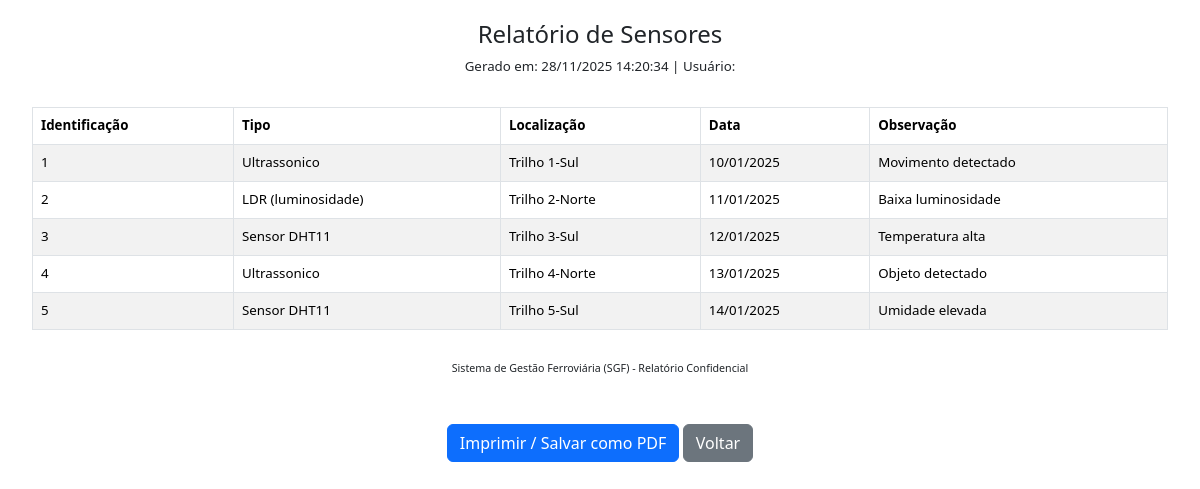
Page /public/relatorio_gerar.php?tipo=sensores&formato=html on the committed database.
### tables this page shows
CREATE TABLE IF NOT EXISTS sensores (
    idsensores INT PRIMARY KEY NOT NULL AUTO_INCREMENT,
    tipo_sensor ENUM('Ultrassonico', 'LDR (luminosidade)', 'Sensor DHT11') NOT NULL,
    localizacao_sensor ENUM(
        'Trilho 1-Sul', 'Trilho 1-Norte',
        'Trilho 2-Sul', 'Trilho 2-Norte',
        'Trilho 3-Sul', 'Trilho 3-Norte',
        'Trilho 4-Sul', 'Trilho 4-Norte',
        'Trilho 5-Sul', 'Trilho 5-Norte',
        'Trilho 6-Sul', 'Trilho 6-Norte'
    ) NOT NULL,
    data_sensor DATE NOT NULL,
    observacao_sensor VARCHAR(87) NOT NULL
);

### public/relatorio_gerar.php (the view, shortened to what this page needs)
<?php
require_once __DIR__ . '/../db/conn.php';
$tipo_relatorio = $_GET['tipo'] ?? '';
$formato = $_GET['formato'] ?? 'html';
function gerar_dados_relatorio($conn, $tipo)
{
    $dados = ['titulo' => '', 'colunas' => [], 'registros' => []];
    switch ($tipo) {
        case 'sensores':
            $dados['titulo'] = "Relatório de Sensores";
            $dados['colunas'] = ['Identificação', 'Tipo', 'Localização', 'Data', 'Observação'];
            $sql = "SELECT
                        idsensores, tipo_sensor, localizacao_sensor, data_sensor, observacao_sensor
                    FROM sensores
                    ORDER BY idsensores ASC";
            $result = mysqli_query($conn, $sql);
            while ($row = mysqli_fetch_assoc($result)) {
                $dados['registros'][] = [
                    $row['idsensores'],
                    ucfirst($row['tipo_sensor']),
                    $row['localizacao_sensor'],
                    date('d/m/Y', strtotime($row['data_sensor'])),
                    $row['observacao_sensor'],
                ];
            }
            break;
    }
    return $dados;
}
function gerar_html_relatorio($dados)
{
    $html = '
    <!DOCTYPE html>
    <html lang="pt-BR">
    <head>
        <meta charset="UTF-8">
        <meta name="viewport" content="width=device-width, initial-scale=1.0">
        <title>' . htmlspecialchars($dados['titulo']) . '</title>
        <link href="https://cdn.jsdelivr.net/npm/bootstrap@5.3.3/dist/css/bootstrap.min.css" rel="stylesheet">
        <style>
            body { font-size: 10pt; padding: 20px; }
            .header { text-align: center; margin-bottom: 30px; }
            .header h1 { font-size: 18pt; }
            .header p { font-size: 10pt; }
            table { width: 100%; border-collapse: collapse; margin-top: 20px; }
            th, td { border: 1px solid #dee2e6; padding: 8px; text-align: left; }
            th { background-color: #f8f9fa; }
            .footer { margin-top: 30px; font-size: 8pt; text-align: center; }
            @media print {
                .btn { display: none; }
            }
        </style>
    </head>
    <body>
        <div class="header">
            <h1>' . htmlspecialchars($dados['titulo']) . '</h1>
            <p>Gerado em: ' . date('d/m/Y H:i:s') . ' | Usuário: ' . htmlspecialchars($_SESSION['nome_usuario']) . '</p>
        </div>
        <div class="container-fluid">
            <table class="table table-striped table-bordered">
                <thead>
                    <tr>';
    foreach ($dados['colunas'] as $coluna) {
        $html .= '<th>' . htmlspecialchars($coluna) . '</th>';
    }
    $html .= '
                    </tr>
                </thead>
                <tbody>';
    if (empty($dados['registros'])) {
        $html .= '<tr><td colspan="' . count($dados['colunas']) . '" class="text-center">Nenhum registro encontrado.</td></tr>';
    } else {
        foreach ($dados['registros'] as $registro) {
            $html .= '<tr>';
            foreach ($registro as $valor) {
                $html .= '<td>' . htmlspecialchars($valor) . '</td>';
            }
            $html .= '</tr>';
        }
    }
    $html .= '
                </tbody>
            </table>
        </div>
        <div class="footer">
            Sistema de Gestão Ferroviária (SGF) - Relatório Confidencial
        </div>
        <div class="text-center mt-5">
            <button class="btn btn-primary" onclick="window.print()">Imprimir / Salvar como PDF</button>
            <a href="relatorios.php" class="btn btn-secondary">Voltar</a>
        </div>
    </body>
    </html>';
    return $html;
}
$dados_relatorio = gerar_dados_relatorio($conn, $tipo_relatorio);
$html_content = gerar_html_relatorio($dados_relatorio);
if ($formato == 'html') {
    echo $html_content;
} else {
    $_SESSION['erro_relatorio'] = "Formato de relatório inválido.";
    header("Location: relatorios.php");
    exit;
}
exit;

### public/relatorio_gerar.php (style rules this page uses)
body { font-size: 10pt; padding: 20px; }
.header { text-align: center; margin-bottom: 30px; }
.header h1 { font-size: 18pt; }
.header p { font-size: 10pt; }
table { width: 100%; border-collapse: collapse; margin-top: 20px; }
th, td { border: 1px solid #dee2e6; padding: 8px; text-align: left; }
th { background-color: #f8f9fa; }
.footer { margin-top: 30px; font-size: 8pt; text-align: center; }

### rows in the picture
sensores: idsensores "1", tipo_sensor "Ultrassonico", localizacao_sensor "Trilho 1-Sul", valor "10/01/2025", observacao_sensor "Movimento detectado"
sensores: idsensores "2", tipo_sensor "LDR (luminosidade)", localizacao_sensor "Trilho 2-Norte", valor "11/01/2025", observacao_sensor "Baixa luminosidade"
sensores: idsensores "3", tipo_sensor "Sensor DHT11", localizacao_sensor "Trilho 3-Sul", valor "12/01/2025", observacao_sensor "Temperatura alta"
sensores: idsensores "4", tipo_sensor "Ultrassonico", localizacao_sensor "Trilho 4-Norte", valor "13/01/2025", observacao_sensor "Objeto detectado"
sensores: idsensores "5", tipo_sensor "Sensor DHT11", localizacao_sensor "Trilho 5-Sul", valor "14/01/2025", observacao_sensor "Umidade elevada"

### other values in the picture
$dados['titulo'] "Relatório de Sensores"
$coluna "Identificação"
$coluna "Tipo"
$coluna "Localização"
$coluna "Data"
$coluna "Observação"
